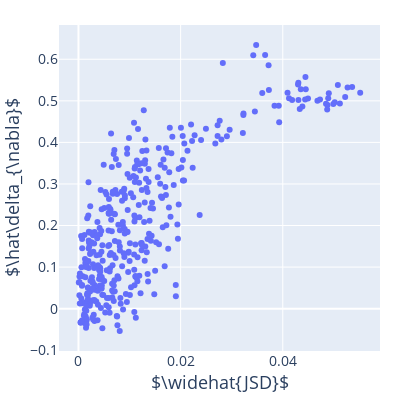

Notebook code for this chart:
### Markdown cell above
plot jsd versus delta-nabla

### Code cell
rootdir = Path("/Users/gavin/repos/Honours2021/Kath/MutationDiseqAnalysis")
nabla_path = (
    rootdir / "results/micro/convergence/toe-filtered-selected-convergence.sqlitedb"
)
align_path = rootdir / "data/micro/filtered-selected.sqlitedb"
width, height = 400, 400
fig = nabla.fig_comparing_jsd_delta_nabla(align_path, nabla_path, width, height)
fig.show()
fig.write_image(FIG_DIR / "micro-jsd-delta_nabla.pdf")

### Figure 1 — Plotly figure (JSON) as saved in the notebook; plotly's stock layout.template omitted (floating-point values rounded to 4 significant figures; data arrays with more than 128 entries replaced by an {"elided": "..."} marker saying what was removed)
{"data": [{"hovertemplate": "x=%{x}<br>y=%{y}<extra></extra>", "legendgroup": "", "marker": {"color": "#636efa", "symbol": "circle"}, "mode": "markers", "name": "", "orientation": "v", "showlegend": false, "x": {"elided": "380 float values"}, "xaxis": "x", "y": {"elided": "380 float values"}, "yaxis": "y", "type": "scatter"}], "layout": {"xaxis": {"anchor": "y", "domain": [0.0, 1.0], "title": {"text": "$\\widehat{JSD}$", "font": {"size": 18}, "standoff": 5}, "tickfont": {"size": 14}}, "yaxis": {"anchor": "x", "domain": [0.0, 1.0], "title": {"text": "$\\hat\\delta_{\\nabla}$", "font": {"size": 18}, "standoff": 5}, "tickfont": {"size": 14}}, "legend": {"tracegroupgap": 0}, "margin": {"t": 25, "l": 20, "r": 20, "b": 25}, "width": 400, "height": 400}}
